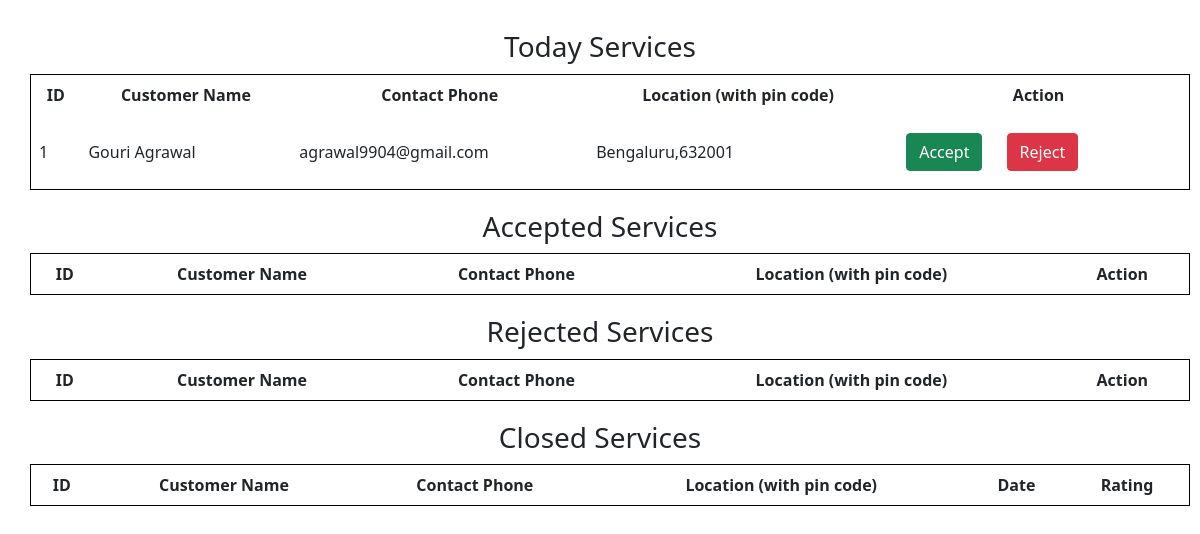
/prof_dashboard/Admin, run on the app's committed database.
### backend/models.py (models this page shows)
class Service_Request(db.Model):
	__tablename__="service_request"
	id=db.Column(db.Integer,primary_key=True)
	service_name=db.Column(db.String,nullable=False)
	service_id=db.Column(db.Integer,db.ForeignKey("service.id"),nullable=False)
	customer_id=db.Column(db.Integer,db.ForeignKey("user.id"),nullable=False)
	professional_id=db.Column(db.Integer,db.ForeignKey("professional.id"),nullable=False)
	dor=db.Column(db.DateTime,nullable=False)
	doc=db.Column(db.DateTime)
	status=db.Column(db.String,default="Requested")
	additional_request=db.Column(db.String)
	feedback=db.Column(db.String)

class User(db.Model):
	__tablename__="user"
	id=db.Column(db.Integer,primary_key=True)
	email=db.Column(db.String,unique=True,nullable=False)
	password=db.Column(db.String,nullable=False)
	role=db.Column(db.Integer,nullable=False, default=1)
	name=db.Column(db.String,nullable=False)
	address=db.Column(db.String,nullable=False)
	pin_code=db.Column(db.Integer,nullable=False)
	service_req=db.relationship("Service_Request",cascade="all,delete",backref="user",lazy=True)

### backend/controllers.py (the view)
@app.route("/prof_dashboard/<name>")
def prof_dashboard(name):
    service_requests=get_requests()
    user=get_user_request(name)
    return render_template("prof_dashboard.html",name=name,service_requests=service_requests)

### backend/controllers.py (called while the page is built)
def get_user_request(id):
    user=User.query.filter_by(id=id).first()
    return user

def get_requests():
    service_requests=Service_Request.query.all()
    return service_requests

### templates/prof_dashboard.html (shortened to what this page needs)
{% extends "prof_layout.html" %}
{% block content %}
    <div class="section">
        <h3>Today Services</h3>
        {% if service_requests %}
        <table>
            <thead>
                <tr>
                    <th>ID</th>
                    <th>Customer Name</th>
                    <th>Contact Phone</th>
                    <th>Location (with pin code)</th>
                    <th>Action</th>
                </tr>
            </thead>
            <tbody>
                {% for service_request in service_requests %}
                {% if service_request.status=="Requested" %}
                <tr>
                    <td>{{service_request.id}}</td>
                    <td>{{service_request.user.name}}</td>
                    <td>{{service_request.user.email}}</td>
                    <td>{{service_request.user.address}},{{service_request.user.pin_code}}</td>
                    <td><a href="/accept_service/{{service_request.id}}/{{name}}"  type="button"  class="btn btn-success">Accept</a>
                            <a href="/reject_request/{{service_request.id}}/{{name}}" type="button" class="btn btn-danger">Reject</a></td>
                </tr>
                {% endif %}
                {% endfor %}
            </tbody>
        </table>
        {% else %}
        <h3 class="center">No Services Available</h3>
        {%endif%}
    </div>
    <div class="section">
        <h3>Accepted Services</h3>
        {% if service_requests %}
        <table>
            <thead>
                <tr>
                    <th>ID</th>
                    <th>Customer Name</th>
                    <th>Contact Phone</th>
                    <th>Location (with pin code)</th>
                    <th>Action</th>
                </tr>
            </thead>
        </table>
        {% else %}
        <h3 class="center">No Accepted Services Available</h3>
        {%endif%}
    </div>
    <div class="section">
        <h3>Rejected Services</h3>
        {% if service_requests %}
        <table>
            <thead>
                <tr>
                    <th>ID</th>
                    <th>Customer Name</th>
                    <th>Contact Phone</th>
                    <th>Location (with pin code)</th>
                    <th>Action</th>
                </tr>
            </thead>
        </table>
        {% else %}
        <h3 class="center">No Services Available</h3>
        {%endif%}
    </div>
    <div class="section">
        <h3>Closed Services</h3>
        {% if service_requests %}
        <table>
            <thead>
                <tr>
                    <th>ID</th>
                    <th>Customer Name</th>
                    <th>Contact Phone</th>
                    <th>Location (with pin code)</th>
                    <th>Date</th>
                    <th>Rating</th>
                </tr>
            </thead>
        </table>
        {% else %}
            <h3 class="center"> No service request available here</h3>
        {% endif %}
    </div>
    {% endblock content %}

### static/styles/main.css (style rules this page uses)
* { margin: 10px; }
body { font-family: Arial, sans-serif; margin: 20px; text-align: center; }
.section { margin-top: 20px; }
table { width: 100%; border-collapse: collapse; margin-top: 10px; }
table, th, td { border: 1px solid black; }
th, td { padding: 8px; text-align: left; }

### data on the page
Service_Request: id "1", user.name "Gouri Agrawal", user.email "agrawal9904@gmail.com", user.address "Bengaluru", user.pin_code "632001"
